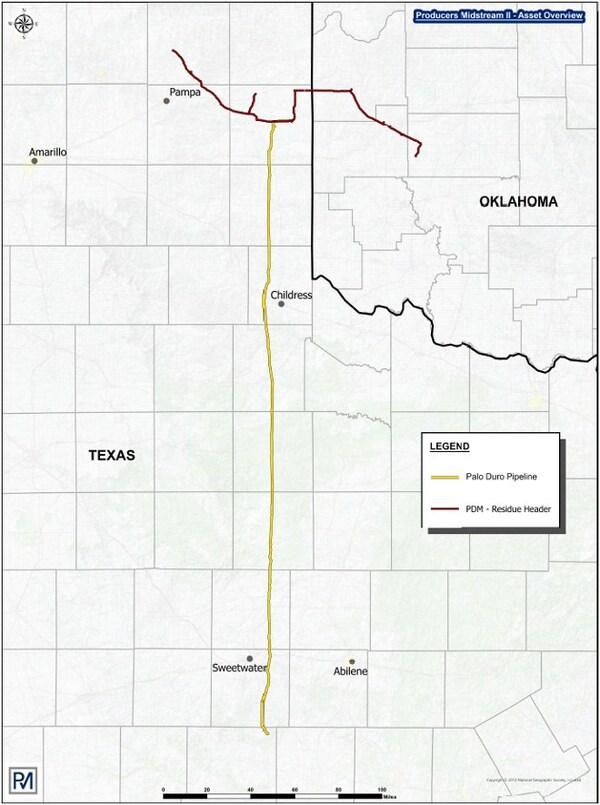
#> input picture batches/united-states-gas/staging/update-palo-duro-20261017/traces/map.jpg, 600 x 805 px
$ python trace_band.py ../../update-palo-duro-20261017/traces/map.jpg ../../update-palo-duro-20261017/traces/map.jpg
#> lines starting #> are read from the running program, lines starting #| are printed output that depends on the picture; after the words box and inside, x2 and y2 are one past the last pixel; in counts of white or black regions, pixels touching at a corner belong together
"""Trace the blue pipeline band on the Lowman Pipeline company map.
Usage: python trace_band.py <map.jpg> <out trace.json>
Colour-masks the blue band, thins it to a one-pixel line at 4x size, takes the longest path
end to end, simplifies it and smooths it. Output is pixels only."""
import sys, json, numpy as np, networkx as nx
from PIL import Image
from skimage.morphology import skeletonize
from scipy.ndimage import gaussian_filter1d
src, out = sys.argv[1], sys.argv[2]
im = np.asarray(Image.open(src).convert('RGB')).astype(int)
r, g, b = im[..., 0], im[..., 1], im[..., 2]
mask = (b > 180) & (r < 120) & (g > 100) & (g < 210)
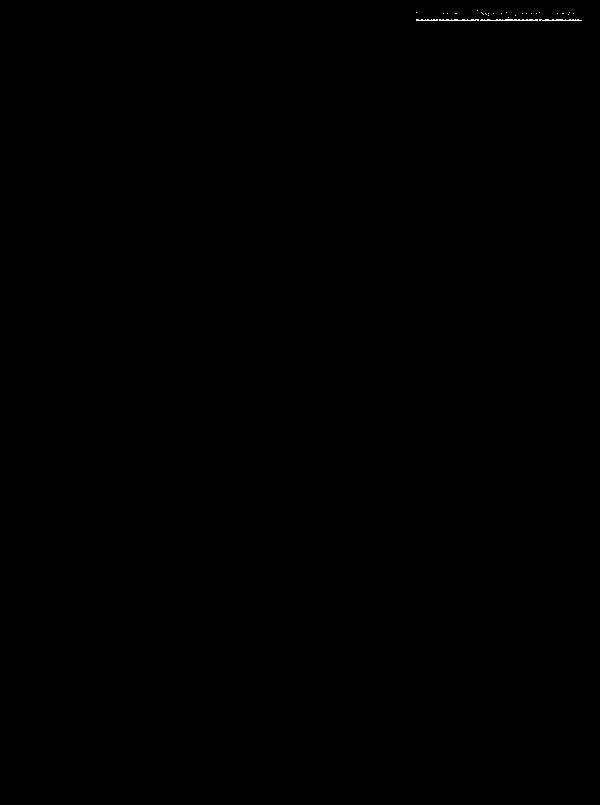
#> mask: shape (805, 600) bool; 0.06% white in thin lines or dots, all inside (x1, y1, x2, y2) = (416, 10, 582, 21)
# drop the north-arrow icon area (top right of the detail map)
mask[:70, 600:] = False
mask[:, 640:] = False
big = np.kron(mask, np.ones((4, 4), bool))
#> big: shape (3220, 2400) bool; 0.06% white; 28 white regions (20 under 20 px), largest, box (x1, y1, x2, y2) and area: (1920, 76, 2152, 84) 1488, (2156, 76, 2328, 84) 1056, (1756, 76, 1916, 84) 992
sk = skeletonize(big)
#> sk: shape (3220, 2400) bool; 0.01% white in thin lines or dots, all inside (x1, y1, x2, y2) = (1665, 40, 2326, 83)
ys, xs = np.nonzero(sk)
#> ys = 764 values from 40 to 82; xs = 764 values, max 2325 at index 762, min 1665 at index 13, mean 1997.6
pts = set(zip(ys, xs))
#> pts = 764 items
G = nx.Graph()
for (y, x) in pts:
    for dy in (-1, 0, 1):
        for dx in (-1, 0, 1):
            if (dy or dx) and (y + dy, x + dx) in pts:
                G.add_edge((y, x), (y + dy, x + dx), weight=(dy * dy + dx * dx) ** .5)
#> this loop made 764 passes
#> (y, x) on passes 1 to 3: (81, 1943), (81, 2181), (81, 2199)
comp = max(nx.connected_components(G), key=len)
#> comp = 238 items
G = G.subgraph(comp)
a = min(G.nodes, key=lambda p: (p[0], p[1]))
#> a = (76, 1938)
d1 = nx.single_source_dijkstra_path_length(G, a)
#> d1 = 238 items
b_ = max(d1, key=d1.get)
#> b_ = (79, 2148)
d2 = nx.single_source_dijkstra_path_length(G, b_)
#> d2 = 238 items
c_ = max(d2, key=d2.get)
#> c_ = (82, 1921)
path = nx.dijkstra_path(G, b_, c_)
#> path = 228 pairs, first value 79 to 82, second value 1921 to 2148
P = np.array([[x / 4 + .375, y / 4 + .375] for y, x in path])
#> P = 228 pairs, first value 480.6 to 537.4, second value 20.12 to 20.88
if P[0, 1] > P[-1, 1]:
    P = P[::-1]
# resample every 2 px then smooth
d = np.r_[0, np.cumsum(np.hypot(*np.diff(P, axis=0).T))]
#> d = 228 values from 0 to 59.96
n = int(d[-1] / 2) + 1
#> n = 30
t = np.linspace(0, d[-1], n)
#> t = 30 values from 0 to 59.96
Q = np.c_[np.interp(t, d, P[:, 0]), np.interp(t, d, P[:, 1])]
#> Q = 30 pairs, first value 480.6 to 537.4, second value 20.12 to 20.88
Qs = np.c_[gaussian_filter1d(Q[:, 0], 2, mode='nearest'), gaussian_filter1d(Q[:, 1], 2, mode='nearest')]
#> Qs = 30 pairs, first value 482.1 to 535.9, second value 20.29 to 20.73
Qs[0], Qs[-1] = Q[0], Q[-1]
json.dump({"image": src.split('/')[-1], "polylines": [[[round(float(x), 2), round(float(y), 2)] for x, y in Qs]],
           "notes": "centerline of the blue band, pixels only"}, open(out, 'w'))
print(len(Qs), 'points; start', Qs[0], 'end', Qs[-1])
#| 30 points; start [537.375  20.125] end [480.625  20.875]

$ run again, with batches/united-states-gas/staging/update-palo-duro-20261017/traces/overlay_v2_header copy.png saved as batches/united-states-gas/staging/update-palo-duro-20261017/traces/map.jpg
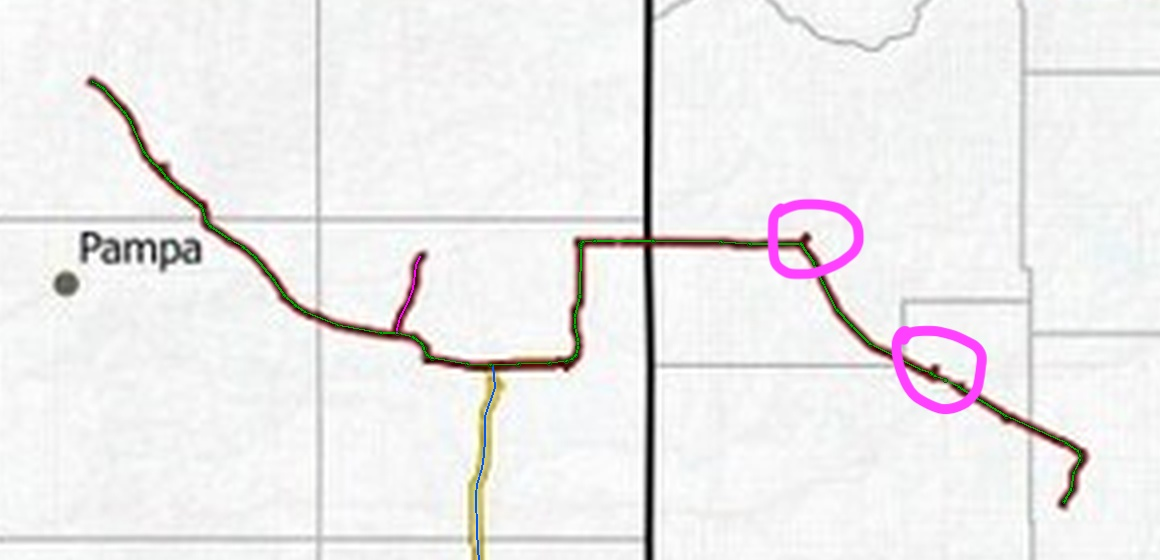
#> input picture batches/united-states-gas/staging/update-palo-duro-20261017/traces/overlay_v2_header copy.png, 1160 x 560 px
#> `r, g, b = im[..., 0], im[..., 1], im[..., 2]`:
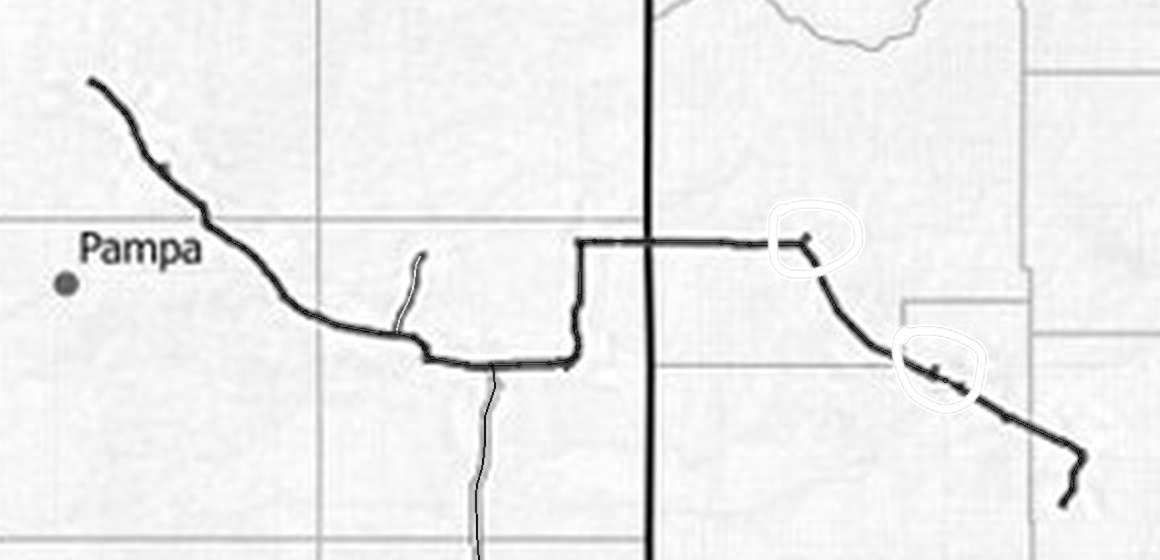
#> r: shape (560, 1160) int64; min 0, max 255, mean 237.8
#> `r, g, b = im[..., 0], im[..., 1], im[..., 2]`:
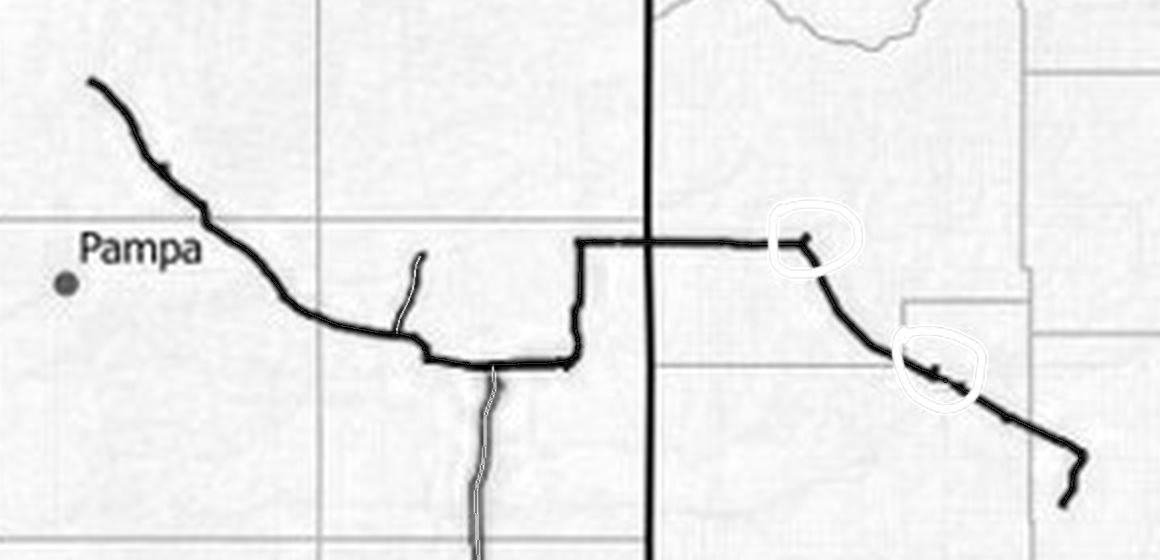
#> b: shape (560, 1160) int64; min 0, max 255, mean 236.4
#> mask: shape (560, 1160) bool; 0% white in thin lines or dots, all inside (x1, y1, x2, y2) = (492, 371, 493, 372)
#> big: shape (2240, 4640) bool; 0% white; 1 white region (1 under 20 px)
#> sk: shape (2240, 4640) bool; 0% white in thin lines or dots, all inside (x1, y1, x2, y2) = (1969, 1484, 1971, 1487)
#> ys = [1484, 1485, 1486]; xs = [1970, 1970, 1969]
#> pts = 3 items
#> the loop `for (y, x) in pts:` made 3 passes
#> (y, x) on passes 1 to 3: (1485, 1970), (1486, 1969), (1484, 1970)
#> a = (1484, 1970)
#> d1 = {(1484, 1970): 0, (1485, 1970): 1, (1486, 1969): 2.41}
#> b_ = (1486, 1969)
#> d2 = {(1486, 1969): 0, (1485, 1970): 1.41, (1484, 1970): 2.41}
#> c_ = (1484, 1970)
#> path = [(1486, 1969), (1485, 1970), (1484, 1970)]
#> `P = np.array([[x / 4 + .375, y / 4 + .375] for y, x in path])`: P = [[492.6, 371.9], [492.9, 371.6], [492.9, 371.4]]
#> `P = P[::-1]`: P = [[492.9, 371.4], [492.9, 371.6], [492.6, 371.9]]
#> d = [0, 0.25, 0.604]
#> n = 1
#> Q = [[492.9, 371.4]]
#| 1 points; start [492.875 371.375] end [492.875 371.375]
